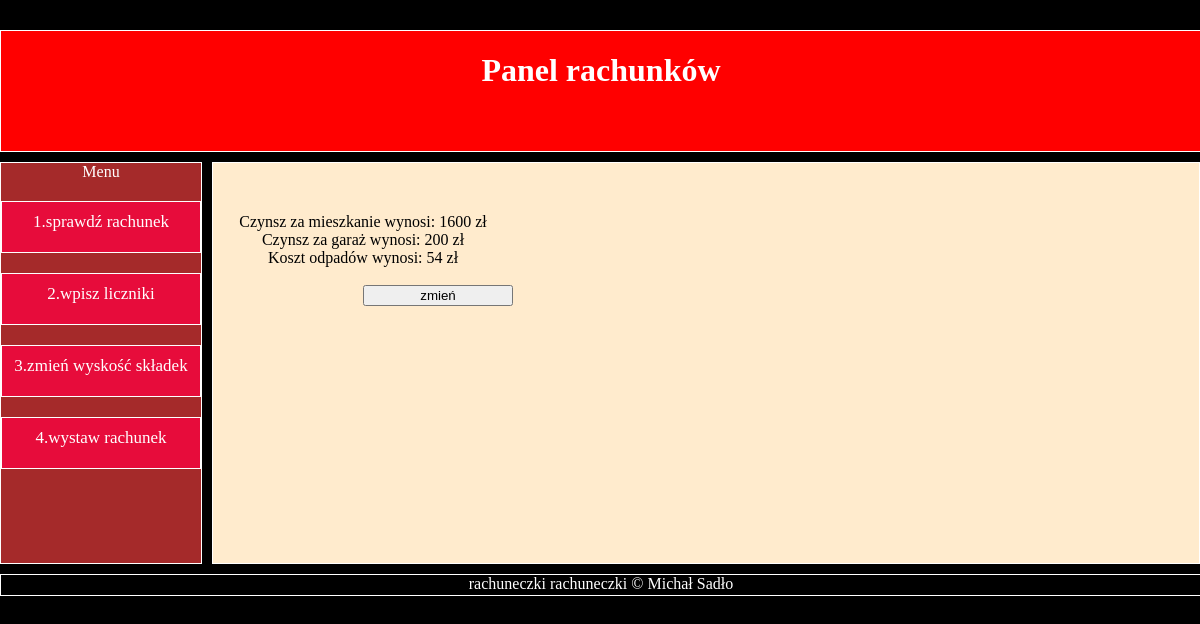
The app's page /zmien_wys_skladek.php with its own data.
### tables this page shows
CREATE TABLE `czynsz` (
  `id_czynszu` int(2) NOT NULL,
  `mieszkanie` int(10) NOT NULL,
  `garaz` int(10) NOT NULL,
  `smieci` int(11) DEFAULT NULL
);

### zmien_wys_skladek.php (the view, shortened to what this page needs)
<!DOCTYPE html>
<html lang="en">
<head>
    <link rel="stylesheet" href="style.css" type="text/css" />
</head>
<body>
    <div id="container">
        <div id="nav">
            <h1>Panel rachunków</h1>
        </div>
        <div id="menu">
            Menu<br>
            <a href="sprawdz_rachunek.php"><div class="podmenu">
                1.sprawdź rachunek<br>
            </div></a>
            <a href="wpisz_liczniki.php"><div class="podmenu">
                2.wpisz liczniki<br>
            </div></a>
            <a href="zmien_wys_skladek.php"><div class="podmenu">
                3.zmień wyskość składek<br>
            </div></a>
            <a href="wystaw_rachunek.php"><div class="podmenu">
                4.wystaw rachunek
            </div></a>
        </div>
        <div id="content">
            <div id="wew_content">
            <?php
                require_once "connect.php";
                $connect = mysqli_connect ("$host","$user","$pass","$db") or die ("błąd połączenia!");
                $czynsz = "SELECT * FROM czynsz";
                $pobranie_danych = mysqli_query($connect,$czynsz);
                if($row=mysqli_fetch_assoc($pobranie_danych))
                {
                    $mieszkanie = @$row[mieszkanie];
                    $garaz = @$row[garaz];
                    $smieci = @$row[smieci];
                }
                else
                {
                    echo "coś nie poszło";
                }
               echo "Czynsz za mieszkanie wynosi: $mieszkanie zł<br>";
                echo "Czynsz za garaż wynosi: $garaz zł<br>";
                echo "Koszt odpadów wynosi: $smieci zł<br><br>";
              ?>
                <form action="form_zmien_wys_skladek.php" method="post">
                    <input type='submit' value='zmień' />
                </form>
            </div>
        </div>
        <div id="footer">rachuneczki rachuneczki &copy Michał Sadło</div>
    </div>
</body>
</html>

### style.css (style rules this page uses)
body { width: 1200px; background-color: black; color: white; margin-left: auto; margin-right: auto; text-align: center; }
#container { margin-left: auto; margin-right: auto; margin-top: 30px; }
#nav { height: 120px; width: 100%; background-color: red; border: 1px solid white; margin-bottom: 10px; }
#menu { min-height: 400px; width: 200px; float: left; background-color: brown; border: 1px solid white; }
.podmenu { border: 1px solid white; display: block; height: 40px; margin-top: 20px; cursor: pointer; padding-top: 10px; font-size: 17px; background-color: rgb(231, 12, 59); }
a:link { color:white; text-decoration: none; }
#content { min-height: 400px; margin-left: 10px; width: 986px; float: left; background-color: blanchedalmond; border: 1px solid white; margin-bottom: 10px; color:black; }
#wew_content { color:black; margin-top: 50px; width: 300px; margin-left: 0px; }
input { width:150px; float: right; }
#footer { width: 100%; height: 20px; margin-top: 10px; clear: both; border: 1px solid white; }

### records on screen
czynsz: mieszkanie "1600", garaz "200", smieci "54"
